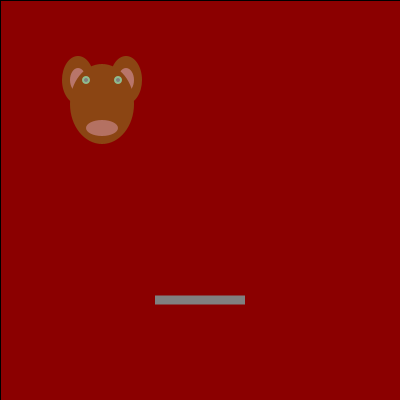
Frame 1 (no input)
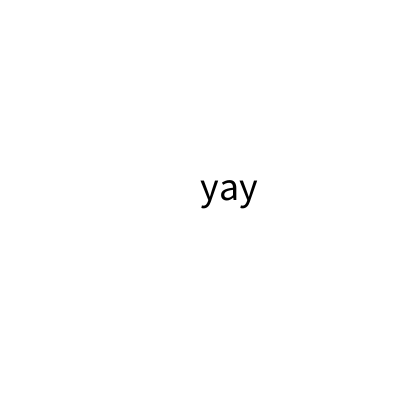
Frame 60 (the mouse pressed at the canvas centre just before this capture)
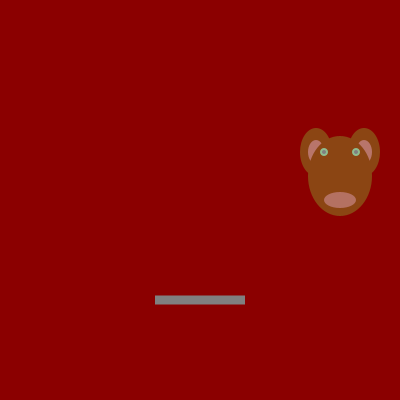
Frame 120 (the mouse held since frame 60 and released just before this capture)

The Processing sketch that drew these frames (run headless with seeded random() and noise(); from frame 60 on, the mouse is pressed at the canvas centre):

// Processing sketch: processing_118201
// ── processing_118201.pde

//Madeline Chan Copyright 2013
//HW 7 Collision
//directions: press RIGHT or LEFT arrows to move the plate to catch the head!


float x1, y1, sz1, dx1, dy1;
float x2, y2, sz2, dx2, dy2;
color col1, col2, col3;


void setup()
{
  background(255,192,243);
  size(400,400);
  x1=100;
  y1=100;
  sz1=80;
  dx1=2;
  dy1=4;
  col1= color(139,69,19); //brown

  x2=200;
  y2=300;
  sz2=90;
  dx2=8;
  col2= color(143,188,143); //green
  col3= color(255,192,243); //pink
  
  rectMode(CENTER);
}

void draw()
{
  background(255,192,243);
  fill(0,102,153);
  
  
  
  prepScreen();
  movFig1();
  Fig1();
  
  //movFig2();
  Fig2();
  
  checkCollision(); 
}


void movFig1()
{
  x1 += dx1;
  if (x1>width)
  {
    x1=0;
  }
  y1 += dy1;
  if(y1>height)
  {
    y1=0;
  }
  
}

//Bear
void Fig1() 
{
  //ears
  noStroke();
  fill(col1);
  ellipse(x1+sz1*.3,y1-sz1*.3,sz1*.4,sz1*.6);
  fill(col3,99);
  ellipse(x1+sz1*.3,y1-sz1*.3,sz1*.2,sz1*.3);
 
  fill(col1);
  ellipse(x1-sz1*.3,y1-sz1*.3,sz1*.4,sz1*.6);
  fill(col3,99);
  ellipse(x1-sz1*.3,y1-sz1*.3,sz1*.2,sz1*.3);
  
  //head
  fill(col1);
  ellipse(x1,y1,sz1*.8,sz1);
  
  //nose
  fill(col3,90);
  ellipse(x1,y1+sz1*.3,sz1*.4,sz1*.2);
  
  //eyes
  fill(col2);
  ellipse(x1-sz1*.2,y1-sz1*.3,sz1*.1,sz1*.1);
  fill(128);
  ellipse(x1-sz1*.2,y1-sz1*.3,sz1*.05,sz1*.05);
  
  fill(col2);
  ellipse(x1+sz1*.2,y1-sz1*.3,sz1*.1,sz1*.1);
  fill(128);
  ellipse(x1+sz1*.2,y1-sz1*.3,sz1*.05,sz1*.05);
}

void prepScreen()
{
  fill(139,0,0); 
  rect(width/2, height/2, width, height);
}


void movFig2()
{
  x2+=dx2;
  if (x2> width || x2<0)
  {
    dx2=-dx2;
  }
}

void Fig2()
{
  noStroke();
  fill(128,128,128);
  pushMatrix();
  translate(x2,y2);
  //rotate(radians(frameCount));
  rect(0,0,sz2,sz2*.1);
  popMatrix();
}


void checkCollision()
{
  float d=dist(x1,y1,x2,y2);
  if(d<(sz1/2+sz2/2))
  {
    //noLoop();
    fill(255);
    rect(width/2, height/2,width,height);
    fill(0);
    textSize(40);
    text("yay", 200,200);
    
  }
}

void keyPressed()
{
  if (keyCode == RIGHT)
  { 
    x2+=dx2;
    if (x2> width || x2<0)
    {
      dx2=-dx2;
    }
  }
  else if (keyCode == LEFT)
  {
    x2-=dx2;
    if (x2> width || x2<0)
    {
      dx2=-dx2;
    }
  }
}
